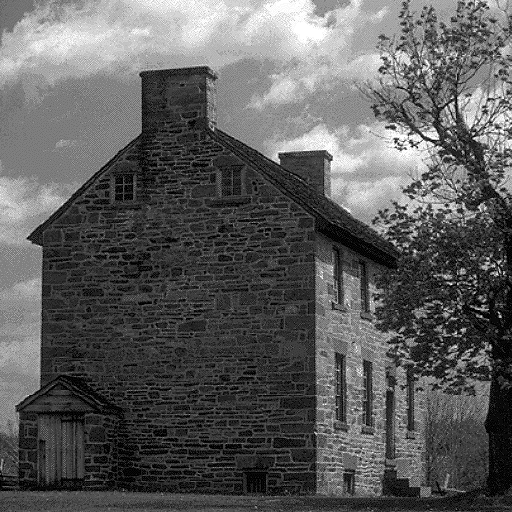
#> input picture t1/house.png, 512 x 512 px
$ jupyter execute 't1_pi (copy).ipynb'   (Python 2 division)   (older library calls are emulated)
#> lines starting #> are read from the running program, lines starting #| are printed output that depends on the picture; long printed decimals are rounded
[cell 1]
from scipy import misc
from scipy import ndimage
import numpy as np
import imageio
import matplotlib.pyplot as plt
import cv2
# open image file and stores it in a numpy array
im = cv2.imread("house.png",0)
#> im is the input picture: shape (512, 512); min 0, max 255, mean 92.9
plt.imshow(im, cmap=plt.cm.gray)
plt.xlabel('Imagen original')
plt.show()

plt.hist(im.ravel(),256,[0,256]);
plt.xlabel("Niveis de Cinza")
plt.ylabel("Frequencia")
plt.show()
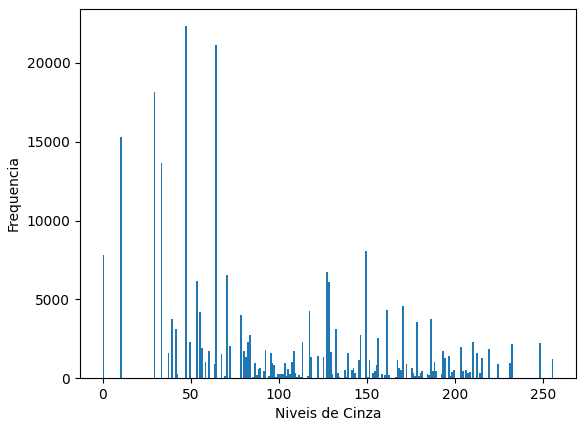
#> figure drawn by matplotlib, 1 panel; tallest bar 22325 high, from x = 47 to 48

# print image dimensions and max, min mean intensity
largura = im.shape[0]
#> largura = 512
altura = im.shape[1]
#> altura = 512
max_intensity = im.max()
#> max_intensity = 255
min_intensity = im.min()
#> min_intensity = 0
mean_intensity = im.mean()
#> mean_intensity = 92.91

print "largura: ", largura
#| largura:  512
print "altura: ", altura
#| altura:  512
print "intensidade mínima: ", min_intensity
#| intensidade mínima:  0
print "intensidade máxima: ", max_intensity
#| intensidade máxima:  255
print "intensidade média: ", mean_intensity
#| intensidade média:  92.914

im_negative = 255 - im
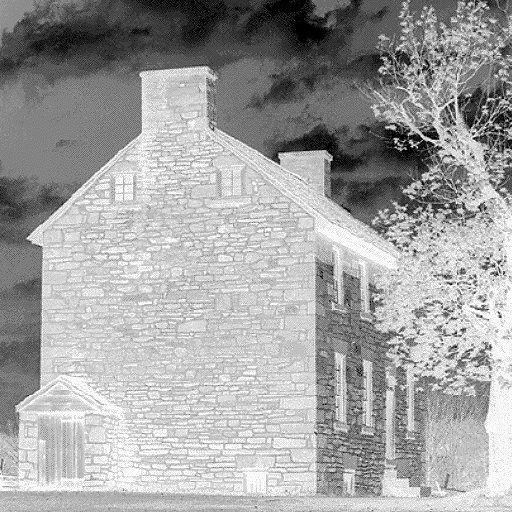
#> im_negative: shape (512, 512); min 0, max 255, mean 162.1

plt.imshow(im_negative, cmap=plt.cm.gray)
plt.xlabel('Imagen negativa')
plt.show()

#transformacao das intensidades originais
im_nova = np.zeros(shape=(im.shape[0],im.shape[1]))
im_nova = im*(float(180-120)/float(im.max()-im.min()))+120

plt.imshow(im_nova, cmap=plt.cm.gray)
plt.xlabel('Imagen transformada nivel de intensidad')
plt.show()

[cell 2]
from skimage import io
img = io.imread('city.png')
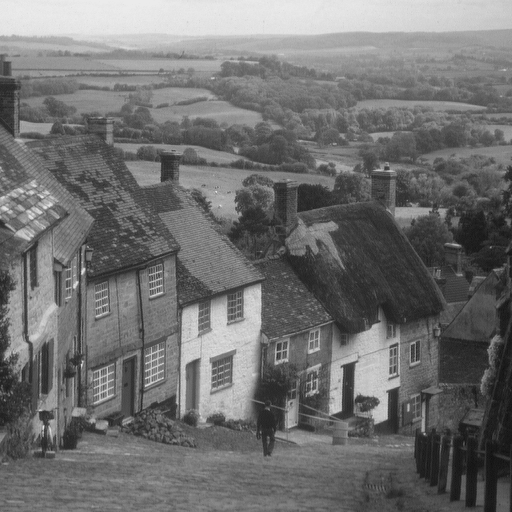
#> input picture t1/city.png, 512 x 512 px
#> img is the input picture: shape (512, 512); min 16, max 235, mean 112.2
plt.imshow(img, cmap=plt.cm.gray)
plt.title("Imagem original")
plt.show()

plt.hist(img.ravel(),256,[0,256]);
plt.xlabel("Niveis de Cinza")
plt.ylabel("Frequencia")
plt.show()
#> figure, not shown here; tallest bar 2618 high, from x = 119 to 120

from skimage import util
inverted_img = util.invert(img)
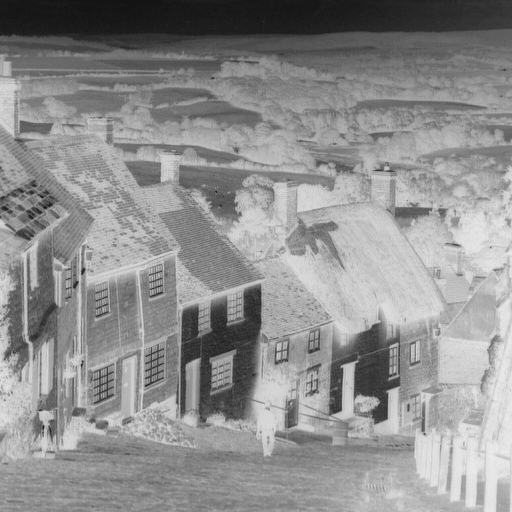
#> inverted_img: shape (512, 512); min 20, max 239, mean 142.8

plt.imshow(inverted_img)
plt.title("Imagem original")
plt.show()

from skimage import exposure
better_contrast = exposure.rescale_intensity(img)
img2 = exposure.rescale_intensity(img, out_range=(210, 251))
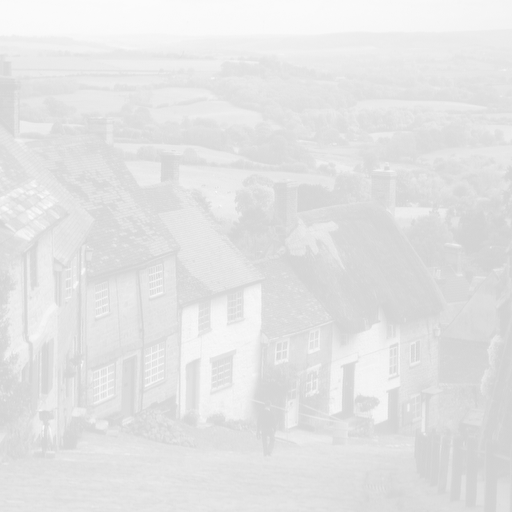
#> img2: shape (512, 512) float64; min 210, max 251, mean 228

plt.imshow(img2)
plt.title("Imagem original")
plt.show()

[cell 3]
from PIL import Image
from pylab import *

impil = array(Image.open('city.png'))
figure()
hist = hist(impil.flatten(),256)
show()
#> figure, not shown here; tallest bar 2618 high, from x = 118.7 to 119.5

impil = Image.open('city.png')
pixelMap = impil.load()

imgpil = Image.new(impil.mode, impil.size)
#> imgpil: PIL image 512x512 L; every value is 0
pixelsNew = imgpil.load()
for i in range(imgpil.size[0]):
    for j in range(imgpil.size[1]):
            pixelsNew[i,j] = (255-pixelMap[i,j])


impil.close()
imgpil.show()


impil = Image.open('city.png')
pixelMap = impil.load()

imgpil = Image.new(impil.mode, impil.size)
pixelsNew = imgpil.load()
for i in range(imgpil.size[0]):
    for j in range(imgpil.size[1]):
            pixelsNew[i,j] = int(pixelMap[i,j]*(float(180-120)/float(230-0))+120)
impil.close()
imgpil.show()
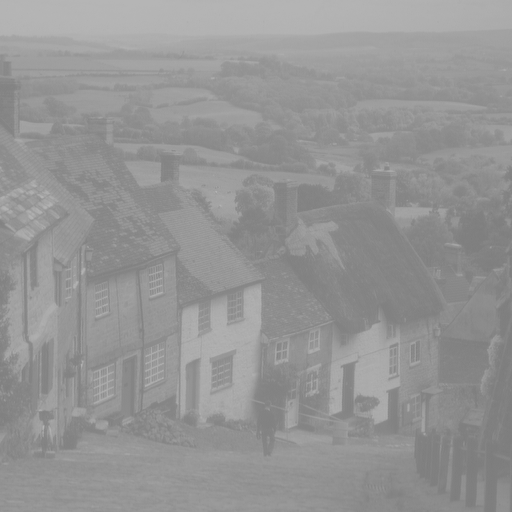
#> shown: PIL image 512x512 L; min 124, max 181, mean 148.8

[cell 4]
import numpy as np
import matplotlib.pyplot as plt
import matplotlib.gridspec as gridspec
from scipy import misc
import imageio
import copy

img = misc.imread('baboon.png')
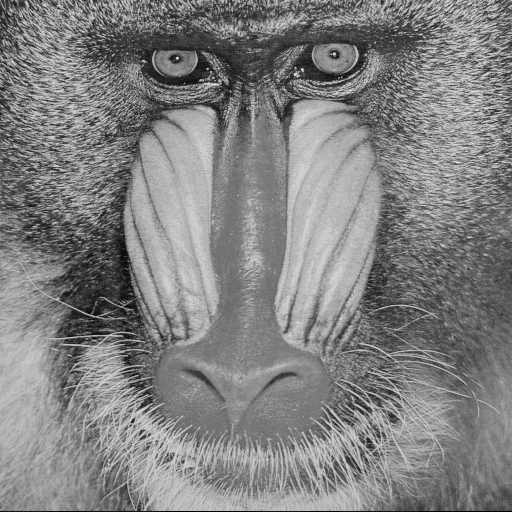
#> input picture t1/baboon.png, 512 x 512 px
#> img is the input picture: shape (512, 512); min 0, max 230, mean 129.1
plt.imshow(img, cmap=plt.cm.gray)
plt.xlabel("Imagem original")
plt.show()

plt.hist(img.ravel(),256,[0,256]);
plt.xlabel("Niveis de Cinza")
plt.ylabel("Frequencia")
plt.show()
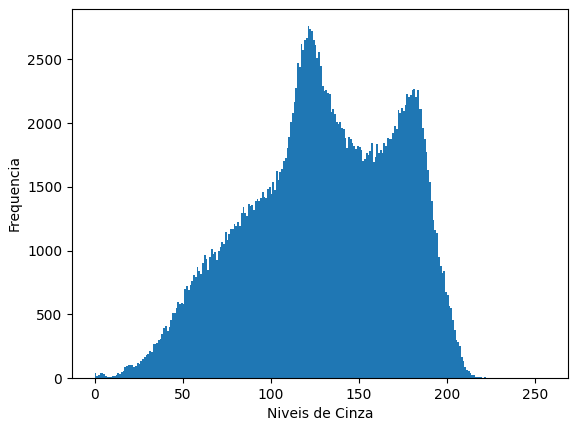
#> figure drawn by matplotlib, 1 panel; tallest bar 2759 high, from x = 121 to 122

largura = img.shape[0]
altura = img.shape[1]
max_intensity = img.max()
#> max_intensity = 230
min_intensity = img.min()
mean_intensity = img.mean()
#> mean_intensity = 129.1

print "largura: ", largura
#| largura:  512
print "altura: ", altura
#| altura:  512
print "intensidade mínima: ", min_intensity
#| intensidade mínima:  0
print "intensidade máxima: ", max_intensity
#| intensidade máxima:  230
print "intensidade média: ", mean_intensity
#| intensidade média:  129.147


img_inv = 255-img
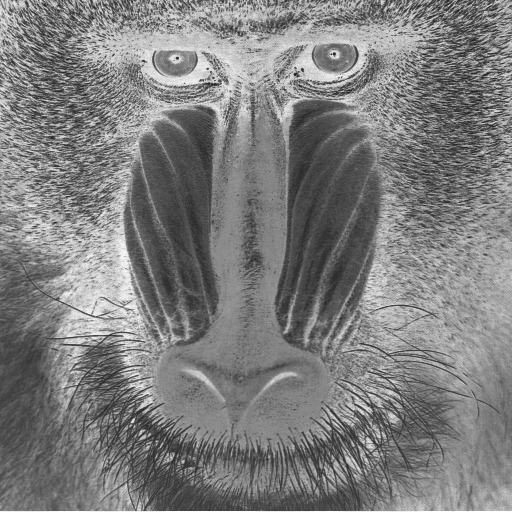
#> img_inv: shape (512, 512); min 25, max 255, mean 125.9
plt.imshow(img_inv, cmap=plt.cm.gray)
plt.xlabel("Imagem invertida")
plt.show()

img_trans = copy.copy(img)
img_trans = img_trans*(float(180-120)/float(img_trans.max()-img_trans.min()))+120
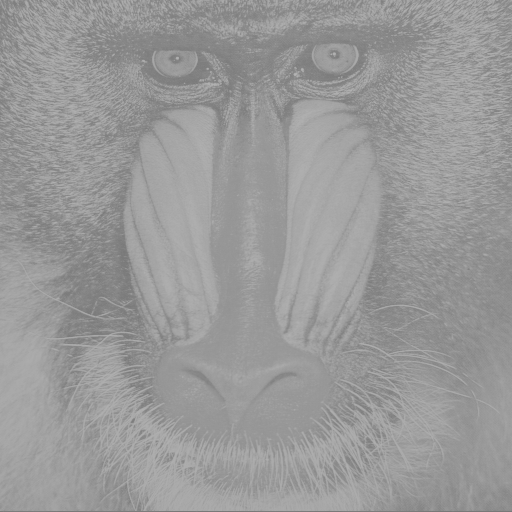
#> img_trans: shape (512, 512) float64; min 120, max 180, mean 153.7
plt.imshow(img_trans, cmap=plt.cm.gray, vmin=0, vmax=255)
plt.xlabel('Imagen transformada nivel de intensidad')
plt.show()
